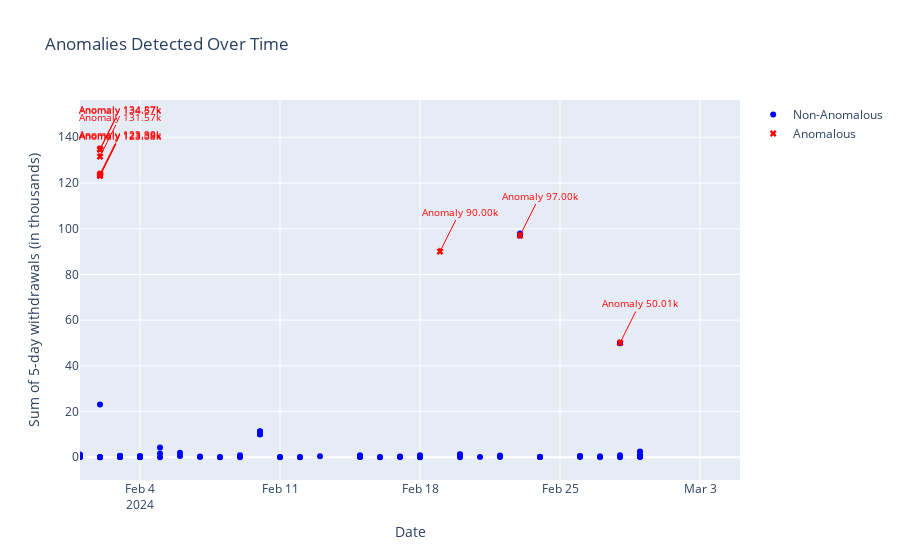

The cell this chart's notebook holds for it:
### Code cell
visualize_anomalies_with_date(df_results)

### Figure 1 — Plotly figure (JSON) as saved in the notebook; plotly's stock layout.template omitted (floating-point values rounded to 4 significant figures)
{"data": [{"marker": {"color": "blue", "symbol": "circle"}, "mode": "markers", "name": "Non-Anomalous", "type": "scatter", "x": ["2024-02-01T00:00:00", "2024-02-01T00:00:00", "2024-02-01T00:00:00", "2024-02-01T00:00:00", "2024-02-01T00:00:00", "2024-02-01T00:00:00", "2024-02-01T00:00:00", "2024-02-02T00:00:00", "2024-02-02T00:00:00", "2024-02-02T00:00:00", "2024-02-02T00:00:00", "2024-02-03T00:00:00", "2024-02-03T00:00:00", "2024-02-03T00:00:00", "2024-02-03T00:00:00", "2024-02-03T00:00:00", "2024-02-03T00:00:00", "2024-02-03T00:00:00", "2024-02-04T00:00:00", "2024-02-04T00:00:00", "2024-02-04T00:00:00", "2024-02-04T00:00:00", "2024-02-04T00:00:00", "2024-02-05T00:00:00", "2024-02-05T00:00:00", "2024-02-05T00:00:00", "2024-02-06T00:00:00", "2024-02-06T00:00:00", "2024-02-07T00:00:00", "2024-02-07T00:00:00", "2024-02-08T00:00:00", "2024-02-08T00:00:00", "2024-02-09T00:00:00", "2024-02-09T00:00:00", "2024-02-10T00:00:00", "2024-02-10T00:00:00", "2024-02-10T00:00:00", "2024-02-10T00:00:00", "2024-02-10T00:00:00", "2024-02-10T00:00:00", "2024-02-10T00:00:00", "2024-02-10T00:00:00", "2024-02-11T00:00:00", "2024-02-11T00:00:00", "2024-02-12T00:00:00", "2024-02-12T00:00:00", "2024-02-13T00:00:00", "2024-02-15T00:00:00", "2024-02-15T00:00:00", "2024-02-15T00:00:00", "2024-02-15T00:00:00", "2024-02-15T00:00:00", "2024-02-16T00:00:00", "2024-02-16T00:00:00", "2024-02-17T00:00:00", "2024-02-17T00:00:00", "2024-02-17T00:00:00", "2024-02-18T00:00:00", "2024-02-18T00:00:00", "2024-02-18T00:00:00", "2024-02-18T00:00:00", "2024-02-20T00:00:00", "2024-02-20T00:00:00", "2024-02-20T00:00:00", "2024-02-21T00:00:00", "2024-02-22T00:00:00", "2024-02-22T00:00:00", "2024-02-23T00:00:00", "2024-02-23T00:00:00", "2024-02-24T00:00:00", "2024-02-24T00:00:00", "2024-02-24T00:00:00", "2024-02-26T00:00:00", "2024-02-26T00:00:00", "2024-02-26T00:00:00", "2024-02-27T00:00:00", "2024-02-27T00:00:00", "2024-02-27T00:00:00", "2024-02-28T00:00:00", "2024-02-28T00:00:00", "2024-02-28T00:00:00", "2024-02-28T00:00:00", "2024-02-29T00:00:00", "2024-02-29T00:00:00", "2024-02-29T00:00:00", "2024-02-29T00:00:00", "2024-02-29T00:00:00", "2024-02-29T00:00:00", "2024-02-29T00:00:00"], "xaxis": "x", "y": [0.066, 0.091, 0.221, 0.247, 0.336, 0.9295, 1.2, 0.033, 0.06, 0.08, 23.08, 0.1, 0.128, 0.153, 0.203, 0.323, 0.5923, 0.6322, 0.045, 0.135, 0.16, 0.352, 0.602, 0.01, 1.598, 4.289, 0.51, 1.973, 0.09, 0.34, 0.035, 0.17, 0.04084, 0.8958, 10.0, 10.15, 10.16, 10.19, 10.32, 11.21, 11.28, 11.35, 0.05, 0.074, 0.045, 0.09, 0.46, 0.15, 0.21, 0.26, 0.375, 0.895, 0.023, 0.137, 0.12, 0.245, 0.295, 0.06, 0.12, 0.45, 0.86, 0.06, 1.16, 1.27, 0.1, 0.1, 0.799, 97.05, 97.9, 0.15, 0.165, 0.202, 0.1, 0.501, 0.5724, 0.06, 0.355, 0.375, 0.026, 0.926, 49.93, 49.96, 0.149, 0.239, 0.438, 0.548, 1.048, 2.348, 2.486], "yaxis": "y"}, {"marker": {"color": "red", "symbol": "x"}, "mode": "markers", "name": "Anomalous", "type": "scatter", "x": ["2024-02-02T00:00:00", "2024-02-02T00:00:00", "2024-02-02T00:00:00", "2024-02-02T00:00:00", "2024-02-02T00:00:00", "2024-02-02T00:00:00", "2024-02-19T00:00:00", "2024-02-23T00:00:00", "2024-02-28T00:00:00"], "xaxis": "x", "y": [123.1, 123.4, 123.9, 131.6, 134.6, 134.9, 90, 97, 50.01], "yaxis": "y"}], "layout": {"annotations": [{"arrowcolor": "red", "arrowhead": 1, "arrowwidth": 1, "ax": 20, "ay": -40, "font": {"color": "red", "size": 10}, "showarrow": true, "text": "Anomaly\n123.08k", "x": "2024-02-02T00:00:00", "y": 123.1}, {"arrowcolor": "red", "arrowhead": 1, "arrowwidth": 1, "ax": 20, "ay": -40, "font": {"color": "red", "size": 10}, "showarrow": true, "text": "Anomaly\n123.38k", "x": "2024-02-02T00:00:00", "y": 123.4}, {"arrowcolor": "red", "arrowhead": 1, "arrowwidth": 1, "ax": 20, "ay": -40, "font": {"color": "red", "size": 10}, "showarrow": true, "text": "Anomaly\n123.90k", "x": "2024-02-02T00:00:00", "y": 123.9}, {"arrowcolor": "red", "arrowhead": 1, "arrowwidth": 1, "ax": 20, "ay": -40, "font": {"color": "red", "size": 10}, "showarrow": true, "text": "Anomaly\n131.57k", "x": "2024-02-02T00:00:00", "y": 131.6}, {"arrowcolor": "red", "arrowhead": 1, "arrowwidth": 1, "ax": 20, "ay": -40, "font": {"color": "red", "size": 10}, "showarrow": true, "text": "Anomaly\n134.57k", "x": "2024-02-02T00:00:00", "y": 134.6}, {"arrowcolor": "red", "arrowhead": 1, "arrowwidth": 1, "ax": 20, "ay": -40, "font": {"color": "red", "size": 10}, "showarrow": true, "text": "Anomaly\n134.87k", "x": "2024-02-02T00:00:00", "y": 134.9}, {"arrowcolor": "red", "arrowhead": 1, "arrowwidth": 1, "ax": 20, "ay": -40, "font": {"color": "red", "size": 10}, "showarrow": true, "text": "Anomaly\n90.00k", "x": "2024-02-19T00:00:00", "y": 90}, {"arrowcolor": "red", "arrowhead": 1, "arrowwidth": 1, "ax": 20, "ay": -40, "font": {"color": "red", "size": 10}, "showarrow": true, "text": "Anomaly\n97.00k", "x": "2024-02-23T00:00:00", "y": 97}, {"arrowcolor": "red", "arrowhead": 1, "arrowwidth": 1, "ax": 20, "ay": -40, "font": {"color": "red", "size": 10}, "showarrow": true, "text": "Anomaly\n50.01k", "x": "2024-02-28T00:00:00", "y": 50.01}], "hovermode": "x unified", "showlegend": true, "title": {"text": "Anomalies Detected Over Time"}, "xaxis": {"anchor": "y", "domain": [0, 1], "range": ["2024-02-01T00:00:00", "2024-03-05T00:00:00"], "title": {"text": "Date"}}, "yaxis": {"anchor": "x", "domain": [0, 1], "title": {"text": "Sum of 5-day withdrawals (in thousands)"}}}}
